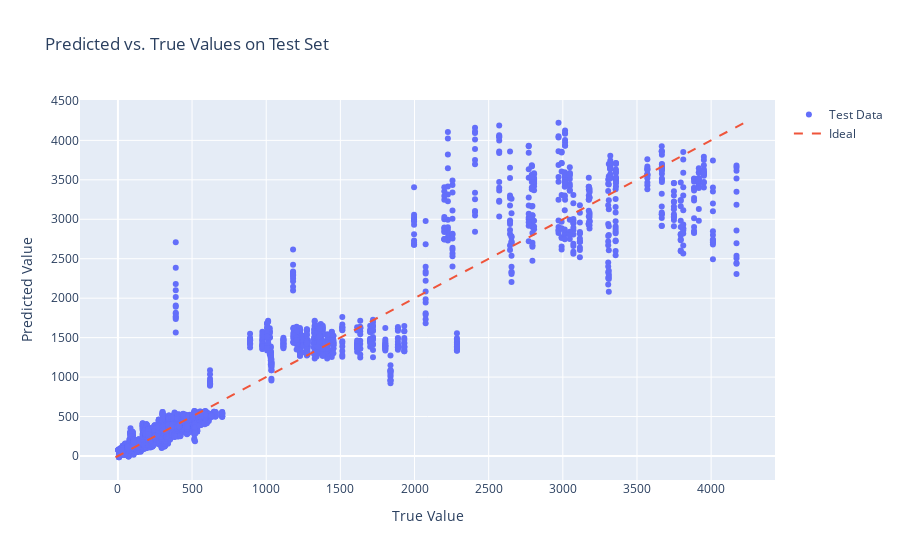

The code cell stored with this chart in its notebook:
### Code cell
visualize_errors(predictions)

### Figure 1 — Plotly figure (JSON) as saved in the notebook; plotly's stock layout.template omitted (floating-point values rounded to 4 significant figures; data arrays with more than 128 entries replaced by an {"elided": "..."} marker saying what was removed)
{"data": [{"mode": "markers", "name": "Test Data", "type": "scatter", "x": {"elided": "8320 float values"}, "y": {"elided": "8320 float values"}}, {"line": {"dash": "dash"}, "mode": "lines", "name": "Ideal", "type": "scatter", "x": [-16.05, 4223.0], "y": [-16.05, 4223.0]}], "layout": {"title": {"text": "Predicted vs. True Values on Test Set"}, "xaxis": {"title": {"text": "True Value"}}, "yaxis": {"title": {"text": "Predicted Value"}}}}
